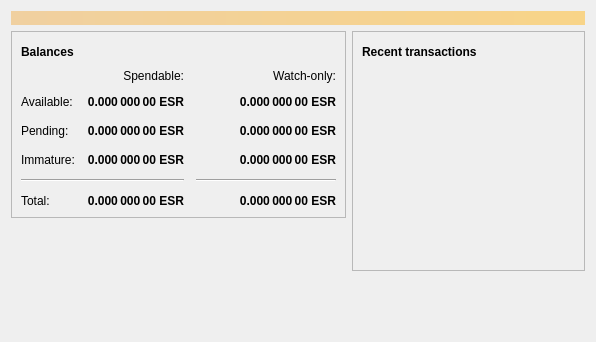
<?xml version="1.0" encoding="UTF-8"?>
<ui version="4.0">
 <class>OverviewPage</class>
 <widget class="QWidget" name="OverviewPage">
  <property name="geometry">
   <rect>
    <x>0</x>
    <y>0</y>
    <width>596</width>
    <height>342</height>
   </rect>
  </property>
  <property name="windowTitle">
   <string>Form</string>
  </property>
  <layout class="QVBoxLayout" name="topLayout">
   <item>
    <widget class="QLabel" name="labelAlerts">
     <property name="visible">
      <bool>false</bool>
     </property>
     <property name="styleSheet">
      <string notr="true">background-color: qlineargradient(x1: 0, y1: 0, x2: 1, y2: 0, stop:0 #F0D0A0, stop:1 #F8D488); color:#000000;</string>
     </property>
     <property name="wordWrap">
      <bool>true</bool>
     </property>
     <property name="margin">
      <number>3</number>
     </property>
    </widget>
   </item>
   <item>
    <layout class="QHBoxLayout" name="horizontalLayout" stretch="1,1">
     <item>
      <layout class="QVBoxLayout" name="verticalLayout_2">
       <item>
        <widget class="QFrame" name="frame">
         <property name="frameShape">
          <enum>QFrame::StyledPanel</enum>
         </property>
         <property name="frameShadow">
          <enum>QFrame::Raised</enum>
         </property>
         <layout class="QVBoxLayout" name="verticalLayout_4">
          <item>
           <layout class="QHBoxLayout" name="horizontalLayout_4">
            <item>
             <widget class="QLabel" name="label_5">
              <property name="font">
               <font>
                <weight>75</weight>
                <bold>true</bold>
               </font>
              </property>
              <property name="text">
               <string>Balances</string>
              </property>
             </widget>
            </item>
            <item>
             <widget class="QPushButton" name="labelWalletStatus">
              <property name="enabled">
               <bool>false</bool>
              </property>
              <property name="maximumSize">
               <size>
                <width>30</width>
                <height>16777215</height>
               </size>
              </property>
              <property name="toolTip">
               <string>The displayed information may be out of date. Your wallet automatically synchronizes with the Elspero network after a connection is established, but this process has not completed yet.</string>
              </property>
              <property name="text">
               <string/>
              </property>
              <property name="icon">
               <iconset resource="../elspero.qrc">
                <normaloff>:/icons/warning</normaloff>
                <disabledoff>:/icons/warning</disabledoff>:/icons/warning</iconset>
              </property>
              <property name="iconSize">
               <size>
                <width>24</width>
                <height>24</height>
               </size>
              </property>
              <property name="flat">
               <bool>true</bool>
              </property>
             </widget>
            </item>
            <item>
             <spacer name="horizontalSpacer_3">
              <property name="orientation">
               <enum>Qt::Horizontal</enum>
              </property>
              <property name="sizeHint" stdset="0">
               <size>
                <width>40</width>
                <height>20</height>
               </size>
              </property>
             </spacer>
            </item>
           </layout>
          </item>
          <item>
           <layout class="QGridLayout" name="gridLayout">
            <property name="spacing">
             <number>12</number>
            </property>
            <item row="2" column="2">
             <widget class="QLabel" name="labelWatchPending">
              <property name="font">
               <font>
                <weight>75</weight>
                <bold>true</bold>
               </font>
              </property>
              <property name="cursor">
               <cursorShape>IBeamCursor</cursorShape>
              </property>
              <property name="toolTip">
               <string>Unconfirmed transactions to watch-only addresses</string>
              </property>
              <property name="text">
               <string notr="true">0.000 000 00 ESR</string>
              </property>
              <property name="alignment">
               <set>Qt::AlignRight|Qt::AlignTrailing|Qt::AlignVCenter</set>
              </property>
              <property name="textInteractionFlags">
               <set>Qt::LinksAccessibleByMouse|Qt::TextSelectableByKeyboard|Qt::TextSelectableByMouse</set>
              </property>
             </widget>
            </item>
            <item row="2" column="1">
             <widget class="QLabel" name="labelUnconfirmed">
              <property name="font">
               <font>
                <weight>75</weight>
                <bold>true</bold>
               </font>
              </property>
              <property name="cursor">
               <cursorShape>IBeamCursor</cursorShape>
              </property>
              <property name="toolTip">
               <string>Total of transactions that have yet to be confirmed, and do not yet count toward the spendable balance</string>
              </property>
              <property name="text">
               <string notr="true">0.000 000 00 ESR</string>
              </property>
              <property name="alignment">
               <set>Qt::AlignRight|Qt::AlignTrailing|Qt::AlignVCenter</set>
              </property>
              <property name="textInteractionFlags">
               <set>Qt::LinksAccessibleByMouse|Qt::TextSelectableByKeyboard|Qt::TextSelectableByMouse</set>
              </property>
             </widget>
            </item>
            <item row="3" column="2">
             <widget class="QLabel" name="labelWatchImmature">
              <property name="font">
               <font>
                <weight>75</weight>
                <bold>true</bold>
               </font>
              </property>
              <property name="cursor">
               <cursorShape>IBeamCursor</cursorShape>
              </property>
              <property name="toolTip">
               <string>Mined balance in watch-only addresses that has not yet matured</string>
              </property>
              <property name="text">
               <string notr="true">0.000 000 00 ESR</string>
              </property>
              <property name="alignment">
               <set>Qt::AlignRight|Qt::AlignTrailing|Qt::AlignVCenter</set>
              </property>
              <property name="textInteractionFlags">
               <set>Qt::LinksAccessibleByMouse|Qt::TextSelectableByKeyboard|Qt::TextSelectableByMouse</set>
              </property>
             </widget>
            </item>
            <item row="4" column="0" colspan="2">
             <widget class="Line" name="line">
              <property name="orientation">
               <enum>Qt::Horizontal</enum>
              </property>
             </widget>
            </item>
            <item row="4" column="2">
             <widget class="Line" name="lineWatchBalance">
              <property name="sizePolicy">
               <sizepolicy hsizetype="Preferred" vsizetype="Fixed">
                <horstretch>0</horstretch>
                <verstretch>0</verstretch>
               </sizepolicy>
              </property>
              <property name="minimumSize">
               <size>
                <width>140</width>
                <height>0</height>
               </size>
              </property>
              <property name="orientation">
               <enum>Qt::Horizontal</enum>
              </property>
             </widget>
            </item>
            <item row="5" column="0">
             <widget class="QLabel" name="labelTotalText">
              <property name="text">
               <string>Total:</string>
              </property>
             </widget>
            </item>
            <item row="3" column="1">
             <widget class="QLabel" name="labelImmature">
              <property name="font">
               <font>
                <weight>75</weight>
                <bold>true</bold>
               </font>
              </property>
              <property name="cursor">
               <cursorShape>IBeamCursor</cursorShape>
              </property>
              <property name="toolTip">
               <string>Mined balance that has not yet matured</string>
              </property>
              <property name="text">
               <string notr="true">0.000 000 00 ESR</string>
              </property>
              <property name="alignment">
               <set>Qt::AlignRight|Qt::AlignTrailing|Qt::AlignVCenter</set>
              </property>
              <property name="textInteractionFlags">
               <set>Qt::LinksAccessibleByMouse|Qt::TextSelectableByKeyboard|Qt::TextSelectableByMouse</set>
              </property>
             </widget>
            </item>
            <item row="2" column="3">
             <spacer name="horizontalSpacer_2">
              <property name="orientation">
               <enum>Qt::Horizontal</enum>
              </property>
              <property name="sizeHint" stdset="0">
               <size>
                <width>40</width>
                <height>20</height>
               </size>
              </property>
             </spacer>
            </item>
            <item row="3" column="0">
             <widget class="QLabel" name="labelImmatureText">
              <property name="text">
               <string>Immature:</string>
              </property>
             </widget>
            </item>
            <item row="5" column="1">
             <widget class="QLabel" name="labelTotal">
              <property name="font">
               <font>
                <weight>75</weight>
                <bold>true</bold>
               </font>
              </property>
              <property name="cursor">
               <cursorShape>IBeamCursor</cursorShape>
              </property>
              <property name="toolTip">
               <string>Your current total balance</string>
              </property>
              <property name="text">
               <string notr="true">0.000 000 00 ESR</string>
              </property>
              <property name="alignment">
               <set>Qt::AlignRight|Qt::AlignTrailing|Qt::AlignVCenter</set>
              </property>
              <property name="textInteractionFlags">
               <set>Qt::LinksAccessibleByMouse|Qt::TextSelectableByKeyboard|Qt::TextSelectableByMouse</set>
              </property>
             </widget>
            </item>
            <item row="5" column="2">
             <widget class="QLabel" name="labelWatchTotal">
              <property name="font">
               <font>
                <weight>75</weight>
                <bold>true</bold>
               </font>
              </property>
              <property name="cursor">
               <cursorShape>IBeamCursor</cursorShape>
              </property>
              <property name="toolTip">
               <string>Current total balance in watch-only addresses</string>
              </property>
              <property name="text">
               <string notr="true">0.000 000 00 ESR</string>
              </property>
              <property name="alignment">
               <set>Qt::AlignRight|Qt::AlignTrailing|Qt::AlignVCenter</set>
              </property>
              <property name="textInteractionFlags">
               <set>Qt::LinksAccessibleByMouse|Qt::TextSelectableByKeyboard|Qt::TextSelectableByMouse</set>
              </property>
             </widget>
            </item>
            <item row="0" column="2">
             <widget class="QLabel" name="labelWatchonly">
              <property name="text">
               <string>Watch-only:</string>
              </property>
              <property name="alignment">
               <set>Qt::AlignRight|Qt::AlignTrailing|Qt::AlignVCenter</set>
              </property>
             </widget>
            </item>
            <item row="1" column="0">
             <widget class="QLabel" name="labelBalanceText">
              <property name="text">
               <string>Available:</string>
              </property>
             </widget>
            </item>
            <item row="1" column="1">
             <widget class="QLabel" name="labelBalance">
              <property name="font">
               <font>
                <weight>75</weight>
                <bold>true</bold>
               </font>
              </property>
              <property name="cursor">
               <cursorShape>IBeamCursor</cursorShape>
              </property>
              <property name="toolTip">
               <string>Your current spendable balance</string>
              </property>
              <property name="text">
               <string notr="true">0.000 000 00 ESR</string>
              </property>
              <property name="alignment">
               <set>Qt::AlignRight|Qt::AlignTrailing|Qt::AlignVCenter</set>
              </property>
              <property name="textInteractionFlags">
               <set>Qt::LinksAccessibleByMouse|Qt::TextSelectableByKeyboard|Qt::TextSelectableByMouse</set>
              </property>
             </widget>
            </item>
            <item row="1" column="2">
             <widget class="QLabel" name="labelWatchAvailable">
              <property name="font">
               <font>
                <weight>75</weight>
                <bold>true</bold>
               </font>
              </property>
              <property name="cursor">
               <cursorShape>IBeamCursor</cursorShape>
              </property>
              <property name="toolTip">
               <string>Your current balance in watch-only addresses</string>
              </property>
              <property name="text">
               <string notr="true">0.000 000 00 ESR</string>
              </property>
              <property name="alignment">
               <set>Qt::AlignRight|Qt::AlignTrailing|Qt::AlignVCenter</set>
              </property>
              <property name="textInteractionFlags">
               <set>Qt::LinksAccessibleByMouse|Qt::TextSelectableByKeyboard|Qt::TextSelectableByMouse</set>
              </property>
             </widget>
            </item>
            <item row="2" column="0">
             <widget class="QLabel" name="labelPendingText">
              <property name="text">
               <string>Pending:</string>
              </property>
             </widget>
            </item>
            <item row="0" column="1">
             <widget class="QLabel" name="labelSpendable">
              <property name="text">
               <string>Spendable:</string>
              </property>
              <property name="alignment">
               <set>Qt::AlignRight|Qt::AlignTrailing|Qt::AlignVCenter</set>
              </property>
             </widget>
            </item>
           </layout>
          </item>
         </layout>
        </widget>
       </item>
       <item>
        <spacer name="verticalSpacer">
         <property name="orientation">
          <enum>Qt::Vertical</enum>
         </property>
         <property name="sizeHint" stdset="0">
          <size>
           <width>20</width>
           <height>40</height>
          </size>
         </property>
        </spacer>
       </item>
      </layout>
     </item>
     <item>
      <layout class="QVBoxLayout" name="verticalLayout_3">
       <item>
        <widget class="QFrame" name="frame_2">
         <property name="frameShape">
          <enum>QFrame::StyledPanel</enum>
         </property>
         <property name="frameShadow">
          <enum>QFrame::Raised</enum>
         </property>
         <layout class="QVBoxLayout" name="verticalLayout">
          <item>
           <layout class="QHBoxLayout" name="horizontalLayout_2">
            <item>
             <widget class="QLabel" name="label_4">
              <property name="font">
               <font>
                <weight>75</weight>
                <bold>true</bold>
               </font>
              </property>
              <property name="text">
               <string>Recent transactions</string>
              </property>
             </widget>
            </item>
            <item>
             <widget class="QPushButton" name="labelTransactionsStatus">
              <property name="enabled">
               <bool>false</bool>
              </property>
              <property name="maximumSize">
               <size>
                <width>30</width>
                <height>16777215</height>
               </size>
              </property>
              <property name="toolTip">
               <string>The displayed information may be out of date. Your wallet automatically synchronizes with the Elspero network after a connection is established, but this process has not completed yet.</string>
              </property>
              <property name="text">
               <string/>
              </property>
              <property name="icon">
               <iconset resource="../elspero.qrc">
                <normaloff>:/icons/warning</normaloff>
                <disabledoff>:/icons/warning</disabledoff>:/icons/warning</iconset>
              </property>
              <property name="iconSize">
               <size>
                <width>24</width>
                <height>24</height>
               </size>
              </property>
              <property name="flat">
               <bool>true</bool>
              </property>
             </widget>
            </item>
            <item>
             <spacer name="horizontalSpacer">
              <property name="orientation">
               <enum>Qt::Horizontal</enum>
              </property>
              <property name="sizeHint" stdset="0">
               <size>
                <width>40</width>
                <height>20</height>
               </size>
              </property>
             </spacer>
            </item>
           </layout>
          </item>
          <item>
           <widget class="QListView" name="listTransactions">
            <property name="styleSheet">
             <string notr="true">QListView { background: transparent; }</string>
            </property>
            <property name="frameShape">
             <enum>QFrame::NoFrame</enum>
            </property>
            <property name="verticalScrollBarPolicy">
             <enum>Qt::ScrollBarAlwaysOff</enum>
            </property>
            <property name="horizontalScrollBarPolicy">
             <enum>Qt::ScrollBarAlwaysOff</enum>
            </property>
            <property name="selectionMode">
             <enum>QAbstractItemView::NoSelection</enum>
            </property>
           </widget>
          </item>
         </layout>
        </widget>
       </item>
       <item>
        <spacer name="verticalSpacer_2">
         <property name="orientation">
          <enum>Qt::Vertical</enum>
         </property>
         <property name="sizeHint" stdset="0">
          <size>
           <width>20</width>
           <height>40</height>
          </size>
         </property>
        </spacer>
       </item>
      </layout>
     </item>
    </layout>
   </item>
  </layout>
 </widget>
 <resources/>
 <connections/>
</ui>
